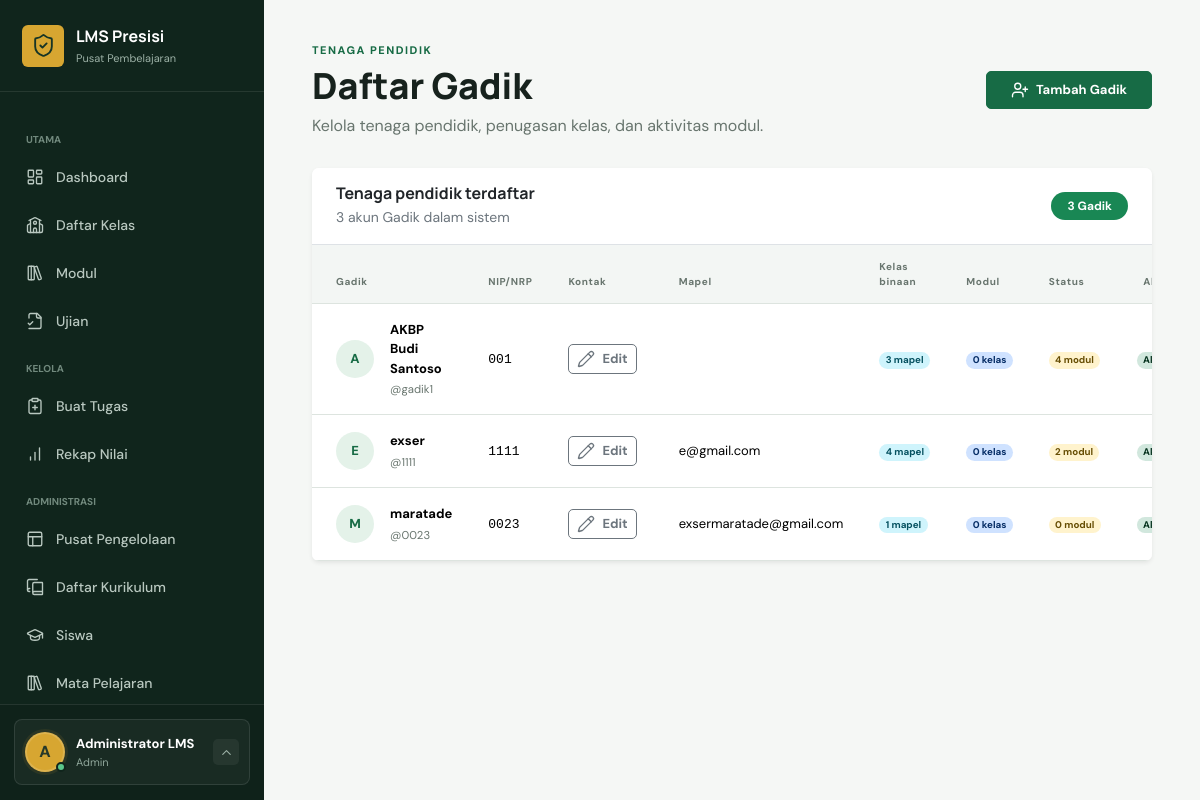
The app's page /pengelolaan/gadik/ (signed in) with its own data.
### lms/models.py (models this page shows, shortened)
class CustomUser(AbstractUser):
    class Role(models.TextChoices):
        ADMIN = "ADMIN", "Admin"
        GADIK = "GADIK", "Gadik"
        SERDIK = "SERDIK", "Serdik"
    nama_lengkap = models.CharField(max_length=255, blank=True)
    nip_nrp = models.CharField(max_length=30, unique=True, null=True, blank=True)
    tempat_lahir = models.CharField(max_length=100, blank=True)
    tanggal_lahir = models.DateField(null=True, blank=True)
    asal_pengiriman = models.CharField(max_length=150, blank=True)
    alamat = models.TextField(blank=True)
    role = models.CharField(max_length=10, choices=Role.choices, default=Role.SERDIK)
    @property
    def display_name(self):
        return self.nama_lengkap or self.get_full_name() or self.username

### lms/views.py (the view)
# urls.py: path("pengelolaan/gadik/", views.daftar_gadik, name="daftar_gadik"),
@role_required(CustomUser.Role.ADMIN)
def daftar_gadik(request):
    gadik = CustomUser.objects.filter(role=CustomUser.Role.GADIK).annotate(
        jumlah_kelas=Count("kelas_binaan", distinct=True),
        jumlah_mapel=Count("mata_pelajaran_diampu", distinct=True),
        jumlah_modul=Count("modul_dibuat", distinct=True),
    ).order_by("nama_lengkap", "nip_nrp")
    return render(request, "lms/daftar_gadik.html", {"gadik": gadik})

### lms/views.py (called while the page is built)
def role_required(*roles):
    def decorator(view_func):
        @login_required
        @wraps(view_func)
        def wrapped(request, *args, **kwargs):
            if request.user.role not in roles and not request.user.is_superuser:
                raise PermissionDenied
            return view_func(request, *args, **kwargs)
        return wrapped
    return decorator

### templates/lms/daftar_gadik.html (shortened to what this page needs)
{% extends 'base.html' %}
{% block content %}
<header class="page-heading heading-with-action">
    <div>
        <p class="eyebrow">TENAGA PENDIDIK</p>
        <h1>Daftar Gadik</h1>
        <p>Kelola tenaga pendidik, penugasan kelas, dan aktivitas modul.</p>
    </div>
    <a class="btn btn-primary px-4 py-2" href="{% url 'tambah_gadik' %}"><i data-lucide="user-plus"></i>Tambah Gadik</a>
</header>
<div class="card border-0 shadow-sm overflow-hidden">
    <div class="card-header bg-white border-bottom py-3 px-4 d-flex align-items-center justify-content-between">
        <div>
            <h2 class="h6 fw-bold mb-1">Tenaga pendidik terdaftar</h2>
            <p class="small text-secondary mb-0">{{ gadik|length }} akun Gadik dalam sistem</p>
        </div>
        <span class="badge text-bg-success rounded-pill px-3 py-2">{{ gadik|length }} Gadik</span>
    </div>
    <div class="table-responsive">
        <table class="table table-hover align-middle mb-0">
            <thead class="table-light">
                <tr>
                    <th class="ps-4">Gadik</th>
                    <th>NIP/NRP</th>
                    <th>Kontak</th>
                    <th>Mapel</th>
                    <th>Kelas binaan</th>
                    <th>Modul</th>
                    <th>Status</th>
                    <th class="text-end pe-4">Aksi</th>
                </tr>
            </thead>
            <tbody>
                {% for item in gadik %}
                <tr>
                    <td class="ps-4">
                        <div class="d-flex align-items-center gap-3">
                            <span class="avatar avatar-table">{{ item.display_name|slice:':1' }}</span>
                            <div>
                                <strong>{{ item.display_name }}</strong><small>@{{ item.username }}</small>
                            </div>
                        </div>
                    </td>
                    <td>
                        <span class="font-monospace">{{ item.nip_nrp|default:'-' }}</span>
                    </td>
                    <td class="text-end pe-4"><a class="btn btn-outline-secondary btn-sm" href="{% url 'ubah_gadik' item.pk %}"><i data-lucide="pencil"></i>Edit</a></td>
                    <td>{{ item.email|default:'-' }}</td>
                    <td>
                        <span class="badge bg-info-subtle text-info-emphasis rounded-pill">{{ item.jumlah_mapel }}
                            mapel</span>
                    </td>
                    <td>
                        <span class="badge bg-primary-subtle text-primary-emphasis rounded-pill">{{ item.jumlah_kelas }}
                            kelas</span>
                    </td>
                    <td>
                        <span class="badge bg-warning-subtle text-warning-emphasis rounded-pill">{{ item.jumlah_modul }}
                            modul</span>
                    </td>
                    <td>
                        {% if item.is_active %}
                        <span class="badge bg-success-subtle text-success-emphasis rounded-pill">Aktif</span>
                        {% else %}
                        <span class="badge bg-secondary-subtle text-secondary-emphasis rounded-pill">Nonaktif</span>
                        {% endif %}
                    </td>
                </tr>
                {% endfor %}
            </tbody>
        </table>
    </div>
</div>
{% endblock %}

### templates/base.html (shortened to what this page needs)
{% load static %}
<!doctype html>
<html lang="id">
<head>
    <link href="https://cdn.jsdelivr.net/npm/bootstrap@5.3.8/dist/css/bootstrap.min.css" rel="stylesheet">
    <link rel="stylesheet" href="{% static 'css/app.css' %}">
</head>
<body>
    <div class="app-shell">
        <aside class="sidebar offcanvas-lg offcanvas-start" tabindex="-1" id="sidebar">
            <div class="sidebar-head">
                <a class="brand" href="{% url 'dashboard' %}">
                    <span class="brand-mark"><i data-lucide="shield-check"></i></span>
                    <span><strong>LMS Presisi</strong><small>Pusat Pembelajaran</small></span>
                </a>
            </div>
            <nav class="sidebar-nav">
                <span class="nav-caption">UTAMA</span>
                <a href="{% url 'dashboard' %}" class="nav-item {% if request.resolver_match.url_name == 'dashboard' %}active{% endif %}">
                    <i data-lucide="layout-dashboard"></i><span>Dashboard</span>
                </a>
                <a href="{% url 'daftar_kelas' %}" class="nav-item {% if 'kelas' in request.path %}active{% endif %}">
                    <i data-lucide="school"></i><span>{% if user.role == 'ADMIN' or user.is_superuser %}Daftar Kelas{% else %}Kelas Saya{% endif %}</span>
                </a>
                <a href="{% url 'daftar_modul' %}" class="nav-item {% if request.resolver_match.url_name == 'daftar_modul' %}active{% endif %}">
                    <i data-lucide="library-big"></i><span>Modul</span>
                </a>
                <a href="{% url 'daftar_ujian' %}" class="nav-item {% if 'ujian' in request.resolver_match.url_name %}active{% endif %}">
                    <i data-lucide="file-check-2"></i><span>Ujian</span>
                </a>
                {% if user.role == 'GADIK' or user.role == 'ADMIN' or user.is_superuser %}
                <span class="nav-caption">KELOLA</span>
                <a href="{% url 'buat_tugas' %}" class="nav-item"><i data-lucide="clipboard-plus"></i><span>Buat Tugas</span></a>
                {% if user.role == 'ADMIN' or user.is_superuser %}<a href="{% url 'daftar_nilai' %}" class="nav-item {% if request.resolver_match.url_name == 'daftar_nilai' %}active{% endif %}"><i data-lucide="chart-no-axes-column-increasing"></i><span>Rekap Nilai</span></a>{% endif %}
                {% endif %}
                {% if user.role == 'ADMIN' or user.is_superuser %}
                <span class="nav-caption">ADMINISTRASI</span>
                <a href="{% url 'pengelolaan_admin' %}" class="nav-item {% if request.resolver_match.url_name == 'pengelolaan_admin' %}active{% endif %}"><i data-lucide="panels-top-left"></i><span>Pusat Pengelolaan</span></a>
                <a href="{% url 'daftar_kurikulum' %}" class="nav-item {% if 'kurikulum' in request.resolver_match.url_name %}active{% endif %}"><i data-lucide="book-copy"></i><span>Daftar Kurikulum</span></a>
                <a href="{% url 'daftar_siswa' %}" class="nav-item {% if 'siswa' in request.resolver_match.url_name %}active{% endif %}"><i data-lucide="graduation-cap"></i><span>Siswa</span></a>
                <a href="{% url 'daftar_mata_pelajaran' %}" class="nav-item"><i data-lucide="library-big"></i><span>Mata Pelajaran</span></a>
                {% endif %}
            </nav>
            <div class="sidebar-user dropup">
                <button class="sidebar-user-trigger" type="button" data-bs-toggle="dropdown" data-bs-display="static" aria-expanded="false" aria-label="Buka menu profil">
                    <span class="account-avatar">
                        <span class="avatar">{{ user.display_name|slice:":1"|upper }}</span>
                        <span class="account-status" aria-hidden="true"></span>
                    </span>
                    <span class="user-copy"><strong>{{ user.display_name }}</strong><small>{{ user.get_role_display }}</small></span>
                    <span class="sidebar-user-chevron"><i data-lucide="chevron-up"></i></span>
                </button>
            </div>
        </aside>
        <main class="main-content">
            <div class="content-wrap">
                {% block content %}{% endblock %}
            </div>
        </main>
    </div>
</body>
</html>

### records on screen
CustomUser: display_name "A", display_name "Administrator LMS", role "Admin"
CustomUser: display_name "A", display_name "AKBP Budi Santoso", username "gadik1", nip_nrp "001", jumlah_mapel "3", jumlah_kelas "0", jumlah_modul "4", is_active "Aktif"
CustomUser: display_name "E", display_name "exser", username "1111", nip_nrp "1111", email "e@gmail.com", jumlah_mapel "4", jumlah_kelas "0", jumlah_modul "2", is_active "Aktif"
CustomUser: display_name "M", display_name "maratade", username "0023", nip_nrp "0023", email "exsermaratade@gmail.com", jumlah_mapel "1", jumlah_kelas "0", jumlah_modul "0", is_active "Aktif"

### other values on screen
{{ gadik|length }} "3"
